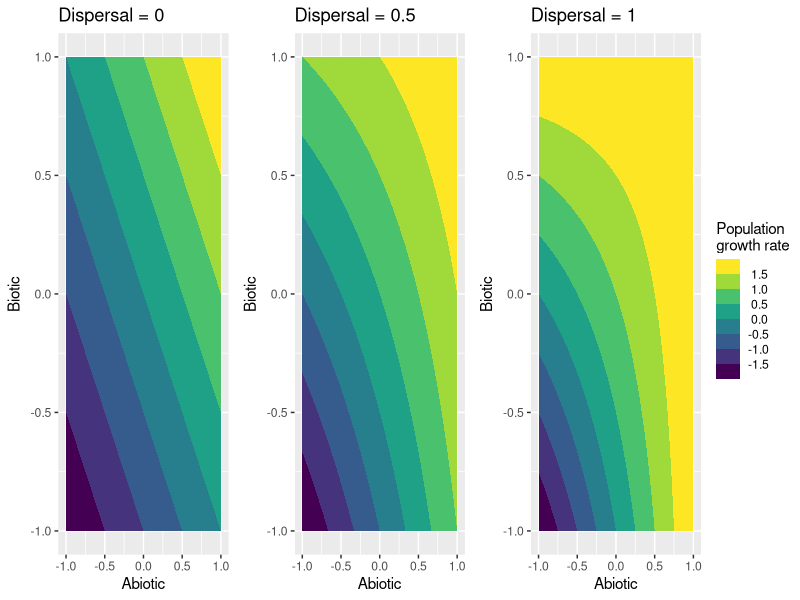
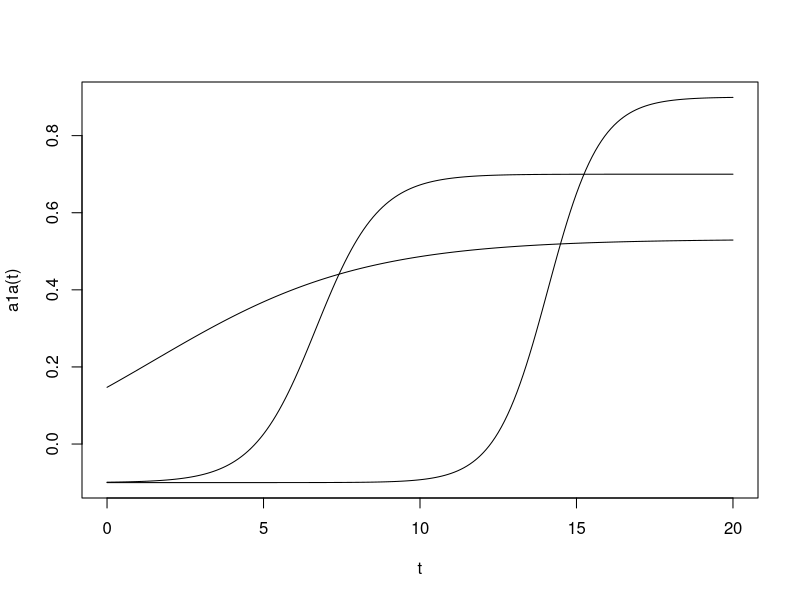
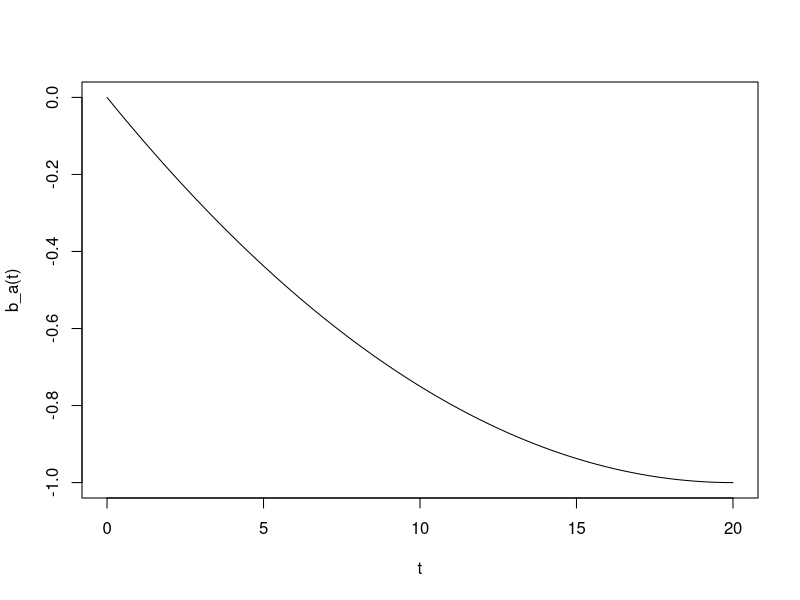
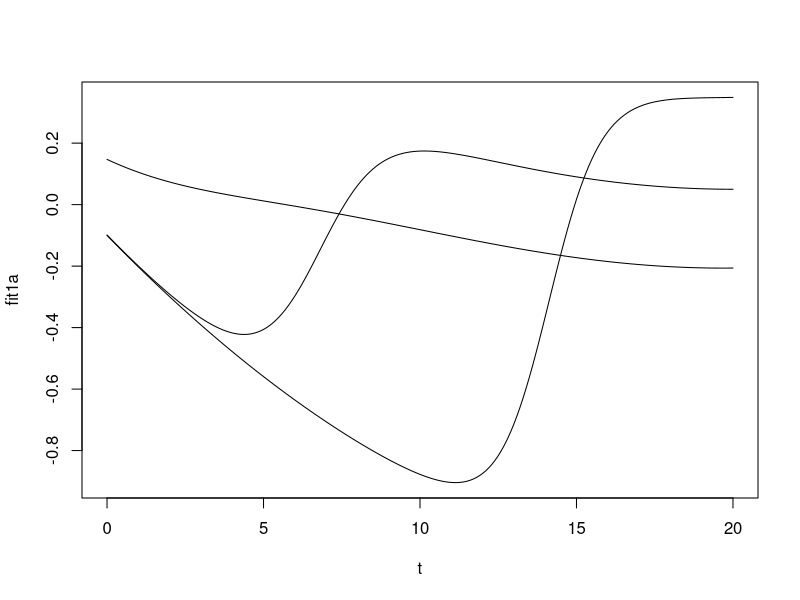
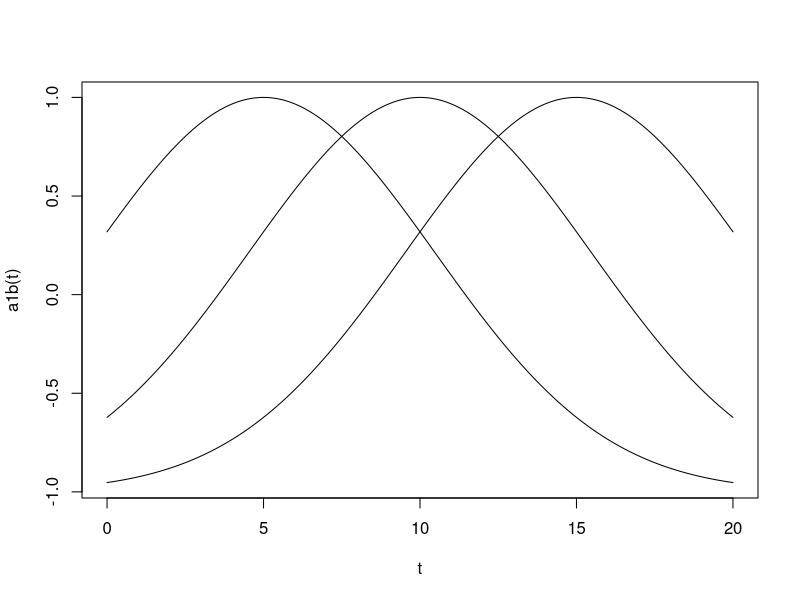
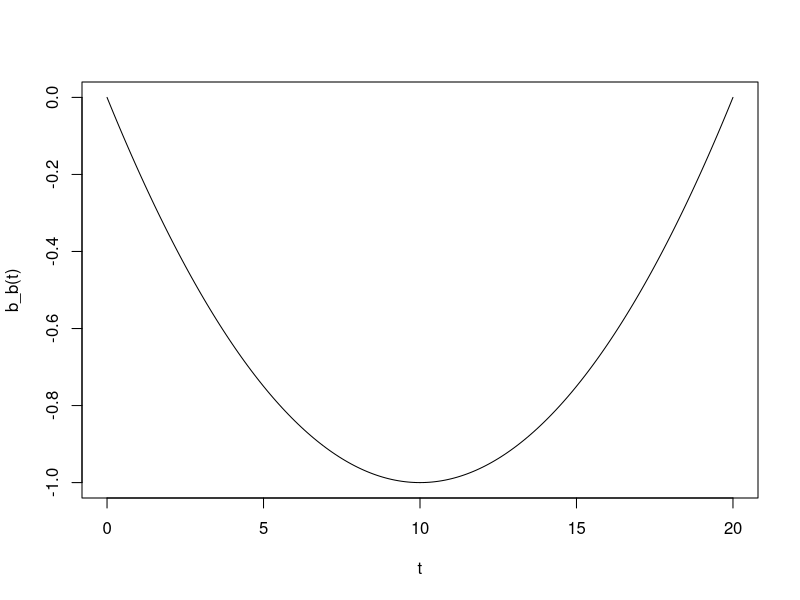
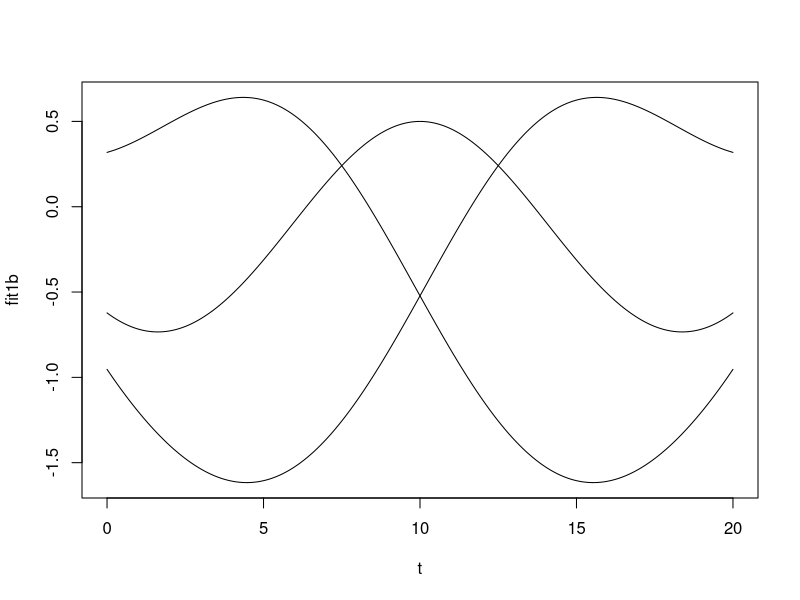
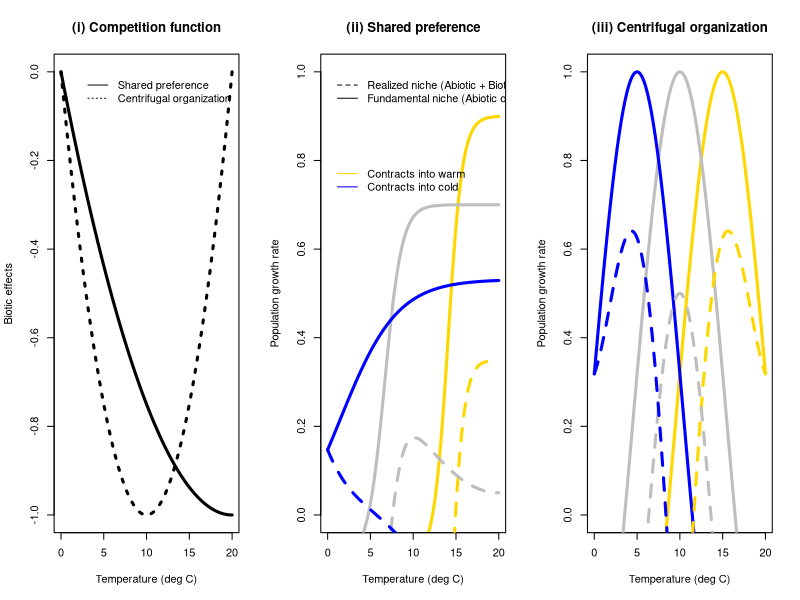

R code for these plots, in order:
### Fitness function for Niches
setwd("~/Dropbox/Data/Fix the Niche/TREE revision")
library(ggplot2)

niche <- function(a, b, d){
  fitness <- a + b - d*a*b
}

param <- expand.grid(a=seq(-1,1,0.01),b=seq(-1,1,0.01))
fitness_d0 <- data.frame(param, fitness=c(0))
fitness_d05 <- data.frame(param, fitness=c(0))
fitness_d1 <- data.frame(param, fitness=c(0))

for(i in 1:nrow(fitness_d0)){
    fitness_d0$fitness[i] <- niche(fitness_d0$a[i], fitness_d0$b[i], d=0)
}
for(i in 1:nrow(fitness_d05)){
  fitness_d05$fitness[i] <- niche(fitness_d05$a[i], fitness_d05$b[i], d=0.5)
}
for(i in 1:nrow(fitness_d1)){
  fitness_d1$fitness[i] <- niche(fitness_d1$a[i], fitness_d1$b[i], d=1)
}

p1 <- ggplot(fitness_d0, aes(a, b, z=fitness)) + labs(title="Dispersal = 0") + geom_contour_filled() +
  xlab("Abiotic") + ylab("Biotic") +
  guides(fill = guide_colorsteps(title = "Population
growth rate"))
p2 <- ggplot(fitness_d05, aes(a, b, z=fitness)) + labs(title="Dispersal = 0.5") + geom_contour_filled() +
  xlab("Abiotic") + ylab("Biotic")+
  guides(fill = guide_colorsteps(title = "Population
growth rate"))
p3 <- ggplot(fitness_d1, aes(a, b, z=fitness)) + labs(title="Dispersal = 1") + geom_contour_filled() +
  xlab("Abiotic") + ylab("Biotic")+
  guides(fill = guide_colorsteps(title = "Population
growth rate"))
ggpubr::ggarrange(p1, p2, p3, nrow=1, ncol=3, common.legend=TRUE, legend="right")



###### simulate three species for shared preference #######

### simulate three species with different a functions
t <- seq(0,20,0.1)

## simulate three species
a1a <- function(t) -0.1 + 3* 1/(3+exp(18-1.2*t))
a2a <- function(t) -0.1 + 3* 1/(3.75+exp(8-1.0*t))
a3a <- function(t) -0.1 + 3* 1/(4.75+exp(2-0.3*t))
plot(t, a1a(t), type="l")
lines(t, a2a(t))
lines(t, a3a(t))
                     
### simulate one b function with minimum at 20
b_a <- function(t) -1 + 0.25*((t - 20)^2 / 100)
plot(t, b_a(t), type="l")

# calculate realized fitness
fit1a <- niche(a1a(t), b_a(t), d=0.5)
fit2a <- niche(a2a(t), b_a(t), d=0.5)
fit3a <- niche(a3a(t), b_a(t), d=0.5)
plot(t, fit1a, type="l")
lines(t, fit2a)
lines(t, fit3a)


###### simulate three species for centrifugal organization #######

### simulate three species with different r functions
t <- seq(0,20,0.1)
# f(x) = a * exp(-(x - b)^2 / (2 * c^2)) Where:
#a controls the height of the peak
#b is the position of the peak (in this case, 10)
#c controls the width of the curve
a1b <- function(t) -1 + 2 * exp(-(t - 15)^2 / 60)
a2b <- function(t) -1 + 2 * exp(-(t - 10)^2 / 60)
a3b <- function(t) -1 + 2 * exp(-(t - 5)^2 / 60)
plot(t, a1b(t), type="l")
lines(t, a2b(t))
lines(t, a3b(t))

### simulate one b function with minimum at 10
#phi_b <- function(t) -1 + 1*((t - 10)^2 / 100)
b_b <- function(t) -1 + 1*((t - 10)^2 / 100)
plot(t, b_b(t), type="l") 

# calculate realized fitness
fit1b <- niche(a1b(t), b_b(t), d=0.5)
fit2b <- niche(a2b(t), b_b(t), d=0.5)
fit3b <- niche(a3b(t), b_b(t), d=0.5)
plot(t, fit1b, type="l")
lines(t, fit2b)
lines(t, fit3b)


### plot!
par(mfrow=c(1,3))

plot(t, b_a(t), type="l", main="(i) Competition function",
     ylab="Biotic effects", xlab="Temperature (deg C)", lwd=3) 
lines(t, b_b(t), lty=3, lwd=3)
legend(2,0,legend=c("Shared preference","Centrifugal organization"),lty=c(1,3),bty="n",cex=1)

plot(t, a1a(t), type="l", col="gold", lwd=3, ylim=c(0,1),
     main="(ii) Shared preference", xlab="Temperature (deg C)",
     ylab="Population growth rate")
lines(t, a2a(t), col="grey", lwd=3)
lines(t, a3a(t), col="blue", lwd=3)
lines(t, fit1a, lty=2, col="gold", lwd=3)
lines(t, fit2a, lty=2, col="grey", lwd=3)
lines(t, fit3a, lty=2, col="blue", lwd=3)
legend(0,1,legend=c("Realized niche (Abiotic + Biotic)","Fundamental niche (Abiotic only)"),lty=c(2,1),bty="n",cex=1)
legend(0,0.8,lty=1,col=c("gold","blue"), legend=c("Contracts into warm","Contracts into cold"),bty="n",cex=1)

plot(t, a1b(t), type="l", col="gold", lwd=3, ylim=c(0,1),
     main="(iii) Centrifugal organization", xlab="Temperature (deg C)",
     ylab="Population growth rate")
lines(t, a2b(t), col="grey", lwd=3)
lines(t, a3b(t), col="blue", lwd=3)
lines(t, fit1b, lty=2, col="gold", lwd=3)
lines(t, fit2b, lty=2, col="grey", lwd=3)
lines(t, fit3b, lty=2, col="blue", lwd=3)


###############################################################################
